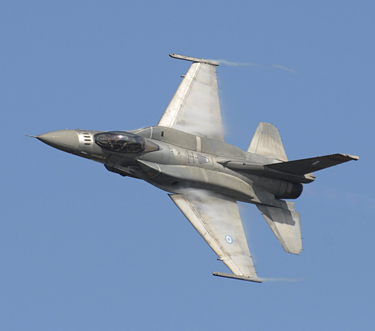
#> input picture img/plane.bmp, 375 x 331 px
$ jupyter execute gaussian_filter.ipynb
#> lines starting #> are read from the running program, lines starting #| are printed output that depends on the picture; after the words box and inside, x2 and y2 are one past the last pixel; in counts of white or black regions, pixels touching at a corner belong together; long printed decimals are rounded
[cell 1]
from itertools import product
from numpy import dot, exp, mgrid, pi, ravel, square, uint8, zeros
import numpy as np
import cv2
from scipy import ndimage
import matplotlib.pyplot as plt
import imageio

### DATA INPUT

[cell 2]
img = cv2.imread(r"img/plane.bmp")
#> img is the input picture: shape (331, 375, 3); mean B, G, R 180.2, 145, 119.8

[cell 3]
def rgb2gray(img) :
    return dot(img[..., :3], [0.2989, 0.5870, 0.1140])
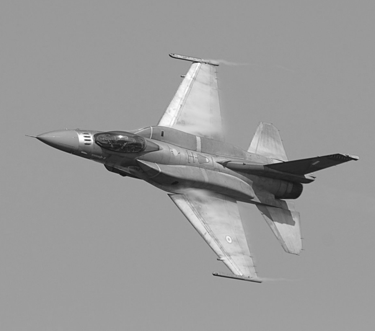
#> returned value: shape (331, 375) float64; min 15.78, max 255, mean 152.6

### GAUSSIAN FILTER

[cell 4]
# [5 lines of commented-out code are left out]

[cell 5]
# [22 lines of commented-out code are left out]

[cell 6]
gray = rgb2gray(img)
gray = np.float32(gray)
# gaussian3x3 = gaussian_filter(gray, 3, sigma=1)
gaussian3x3 = ndimage.gaussian_filter(gray, sigma = 1.0)
cv2.imwrite('blur2.jpeg', gaussian3x3)
#> Out = True

[cell 7]
#===============================================
# ==================NDIMAGE=====================
#===============================================
# blur_img = ndimage.gaussian_filter(gray, sigma = 1.0)
# cv2.imwrite('savedimage.jpeg', blur_img)

### GRADIENT

#### Gaussian Gradient

[cell 8]
# [9 lines of commented-out code are left out]

#### Sobel Gradient

[cell 9]
def gradient_x(img) :
    grad_img = ndimage.convolve(img, np.array([[-1, 0, 1],[-2, 0, 2],[-1, 0, 1]]))
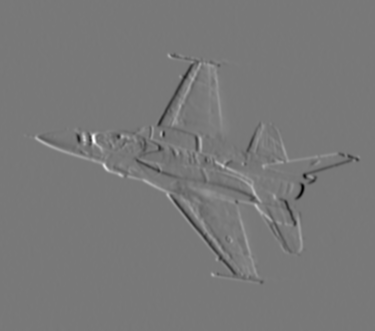
#> grad_img: shape (331, 375) float32; min -314.9, max 350.4, mean 0; drawn with min black and max white
    return grad_img/np.max(grad_img)

def gradient_y(img) :
    grad_img = ndimage.convolve(img, np.array([[-1, -2, -1],[0, 0, 0],[1, 2, 1]]))
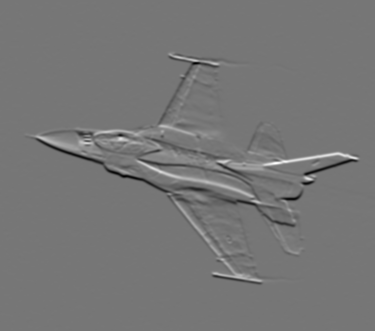
#> grad_img: shape (331, 375) float32; min -358.1, max 411.4, mean -0.1; drawn with min black and max white
    return grad_img/np.max(grad_img)

[cell 10]
x_grad = gradient_x(gaussian3x3)
y_grad = gradient_y(gaussian3x3)

### AUTOCORRELATION MATRIX

[cell 11]
xx_grad = x_grad * x_grad
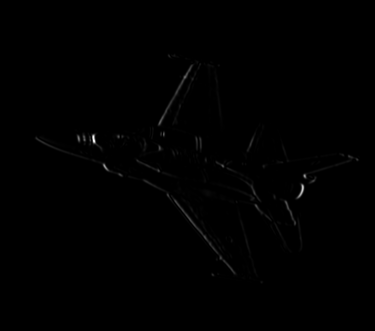
#> xx_grad: shape (331, 375) float32; min 0, max 1, mean 0.00311
yy_grad = y_grad * y_grad
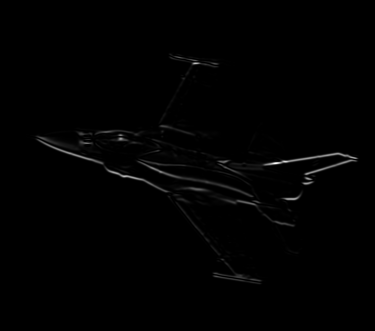
#> yy_grad: shape (331, 375) float32; min 0, max 1, mean 0.00703
xy_grad = x_grad * y_grad
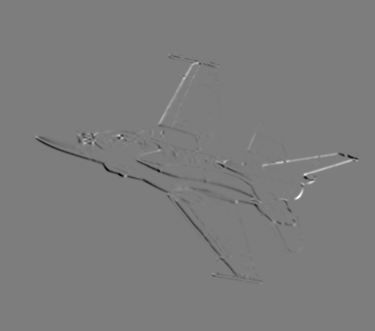
#> xy_grad: shape (331, 375) float32; min -0.362, max 0.374, mean -0.0012; drawn with min black and max white

### FIND CORNERS

#### Constants

[cell 12]
tuple_data = []
k =0.04
max=0
ratio = 0.001

#### Window compute corners

[cell 13]
for i in range(1, int(img.shape[0] - 1)) :
    for j in range(1, int(img.shape[1] - 1)) :
        window_x = xx_grad[i-4 : i+5 , j-4 : j+5]
        window_y = yy_grad[i-4 : i+5 , j-4 : j+5]
        window_xy = xy_grad[i-4 : i+5 , j-4 : j+5]
        sum_xx = np.sum(window_x)
        sum_yy = np.sum(window_y)
        sum_xy = np.sum(window_xy)
        determinant = (sum_xx * sum_yy) - (sum_xy * sum_xy)
        trace = sum_xx + sum_yy
        R = determinant - (k * trace * trace)
        tuple_data.append((i, j, R))
        if(R > max) :
            max = R
#> after the loop, max = 78.81; tuple_data = 122717 items
print(max)
#| 78.812

### NON MAXIMUM SUPPRESSION

[cell 14]
output_path = "/output/"
L = []
thres_ratio = ratio
threshold = thres_ratio * max
#> threshold = 0.0788
for res in tuple_data :
    i, j, R = res
    if R > threshold :
        L.append([i, j, R])
#> this loop made 122717 passes
#> res on passes 1 to 3: (1, 1, 0), (1, 2, 0), (1, 3, 0)
#> after the loop, L = 9235 items, first 6: [50, 170, 0.106], [50, 171, 0.121], [50, 172, 0.117], [50, 173, 0.0831], [51, 166, 0.102], [51, 167, 0.202]

sorted_L = sorted(L, key = lambda x: x[2], reverse = True)
#> sorted_L = 9235 items, first 6: [175, 307, 78.81], [176, 307, 78.51], [186, 305, 78.3], [176, 308, 74.95], [175, 308, 74.3], [186, 304, 71.82]
final_L = [] #final_l contains list after non maximal suppression
final_L.append(sorted_L[0][:-1])
dis = 10
xc, yc = [], []
for i in sorted_L :
    for j in final_L :
        if(abs(i[0] - j[0] <= dis) and abs(i[1] - j[1]) <= dis) :
            break
    else :
        final_L.append(i[:-1])
        xc.append(i[1])
        yc.append(i[0])
#> this loop made 9235 passes
#> after the loop, final_L = 42 pairs, first value 64 to 280, second value 39 to 358; xc = 41 values, max 358 at index 20, min 39 at index 15, mean 199.3; yc = 41 values, max 280 at index 29, min 64 at index 8, mean 182.2
print(len(sorted_L))
#| 9235
print(len(final_L))
#| 42

#Print Final Image
corner_img = np.zeros(img.shape)
#(input_img.shape[0], input_img.shape[1], 3), dtype = np.uint8)

for i in final_L :
    y, x = i[0], i[1]
    corner_img[y][x] = 1
#> this loop made 42 passes
#> (y, x) on passes 1 to 12: (175, 307), (186, 305), (140, 90), (158, 347), (202, 288), (137, 120), (164, 223), (137, 79), (123, 162), (64, 194), (202, 255), (164, 101)
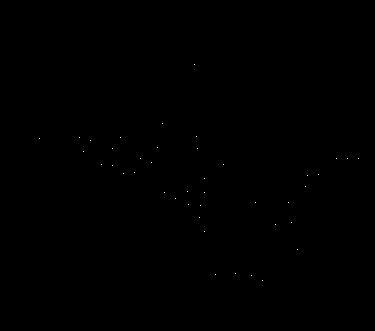
#> corner_img: shape (331, 375, 3) float64; values 0 (black) and 1 (white), 0.03% white in thin lines or dots, all inside (x1, y1, x2, y2) = (39, 64, 359, 281)

plt.imshow(img, cmap = plt.get_cmap('gray'))
plt.plot(xc, yc, '*', color='red')

plt.savefig('res3.png')
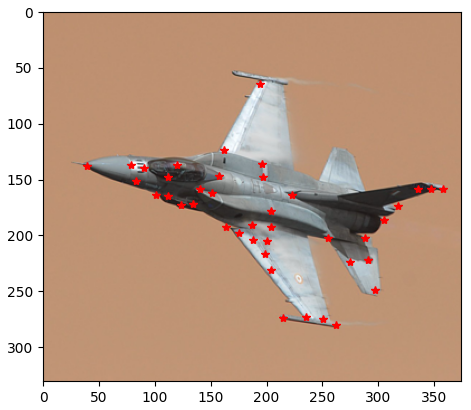
#> figure drawn by matplotlib, 1 panel; B, G, R data is drawn as R, G, B
plt.show()
